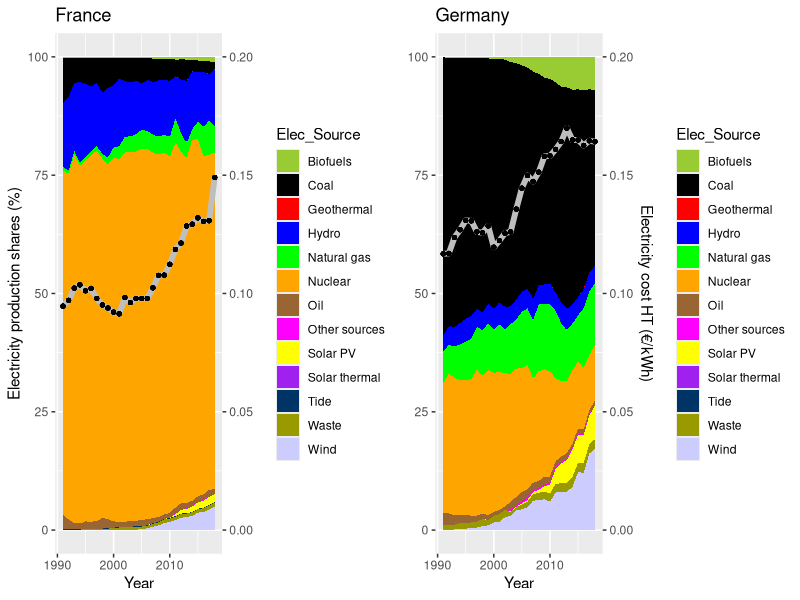

The R script that drew this image:
# Modules import --------
library(ggplot2)
library(tidyverse)
library(gridExtra)

# Setting working directory-----
setwd("~/UCL/Energy Data Analysis/VizChallenge/R_code")

# Data import-------
fr_elec_mix <- read.csv("France_electricity_historic.csv",stringsAsFactors = F)
de_elec_mix <- read.csv("Germany_electricity_historic.csv",stringsAsFactors = F)
fr_elec_cost <- read.csv("France_electricity_historic_cost.csv",stringsAsFactors = F)
de_elec_cost <- read.csv("Germany_electricity_historic_cost.csv",stringsAsFactors = F)

# Data manipulation---------
fr_elec_mix <- fr_elec_mix %>% rename(Electricity_production_GWh = Value)
fr_elec_mix <- inner_join(fr_elec_mix, fr_elec_cost, by=c("Year"="Year"))
fr_elec_mix <- group_by(fr_elec_mix, Year)
fr_elec_mix <- mutate(fr_elec_mix, mix_share=Electricity_production_GWh*100/sum(Electricity_production_GWh))
fr_elec_mix <- fr_elec_mix[!(fr_elec_mix$Year==1990),]

de_elec_mix <- de_elec_mix %>% rename(Electricity_production_GWh = Value)
de_elec_mix <- inner_join(de_elec_mix, de_elec_cost, by=c("Year"="Year"))
de_elec_mix <- group_by(de_elec_mix, Year)
de_elec_mix <- mutate(de_elec_mix, mix_share=Electricity_production_GWh*100/sum(Electricity_production_GWh))
de_elec_mix <- de_elec_mix[!(de_elec_mix$Year==1990),]
  
# Graph for France---------
plot_fr <- ggplot(data=fr_elec_mix) +
           geom_area(mapping=aes(x=Year, y=mix_share, fill=Elec_Source))+
           
           ggtitle("France")+
           scale_fill_manual(values=c("#99CC33", "black","red","blue",
                                      "green","orange","#996633", "magenta", "yellow", "purple", '#003366', '#999900' , "#CCCCFF"),
                             labels=c("Biofuels", "Coal","Geothermal","Hydro",
                                      "Natural gas","Nuclear","Oil", "Other sources", "Solar PV", "Solar thermal",
                                      "Tide", "Waste", "Wind")) +
           geom_line(mapping=aes(x=Year, y=Elec_cost*500), size = 2, color = "grey") + 
           geom_point(mapping=aes(x=Year, y=Elec_cost*500), size = 1, color = "black") + 
           scale_y_continuous(name="Electricity production shares (%)", 
                              sec.axis = sec_axis(~ ./500))+
           theme(axis.title.y.right = element_text(color = "black"))
       
# Graph for Germany--------
plot_de <- ggplot(data=de_elec_mix) +
  geom_area(mapping=aes(x=Year, y=mix_share, fill=Elec_Source))+
  ggtitle("Germany")+
  scale_fill_manual(values=c("#99CC33", "black","red","blue",
                             "green","orange","#996633", "magenta", "yellow", "purple", '#003366', '#999900' , "#CCCCFF"),
                    labels=c("Biofuels", "Coal","Geothermal","Hydro",
                             "Natural gas","Nuclear","Oil", "Other sources", "Solar PV", "Solar thermal",
                             "Tide", "Waste", "Wind")) +
  geom_line(mapping=aes(x=Year, y=Elec_cost*500), size = 2, color = "grey") + 
  geom_point(mapping=aes(x=Year, y=Elec_cost*500), size = 1, color = "black") + 
  scale_y_continuous(sec.axis = sec_axis(~ ./500, name = "Electricity cost HT (€/kWh)"))+
  theme(axis.title.y.left = element_blank(), axis.title.y.right = element_text(color = "black"))

# Multi-plotting------
grid.arrange(plot_fr, plot_de, nrow = 1, ncol=2)
